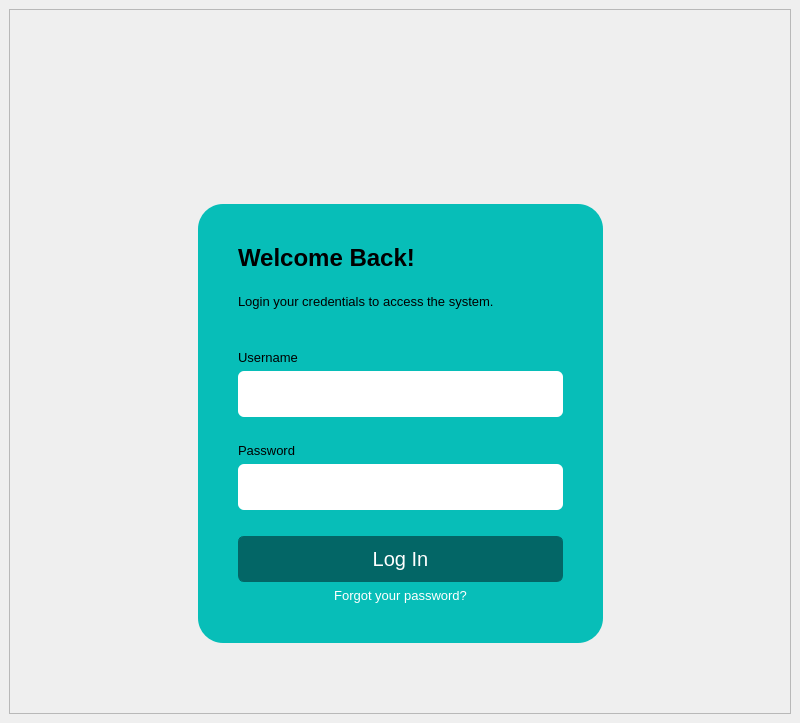
<?xml version="1.0" encoding="UTF-8"?>
<ui version="4.0">
 <class>MainWindow</class>
 <widget class="QMainWindow" name="MainWindow">
  <property name="geometry">
   <rect>
    <x>0</x>
    <y>0</y>
    <width>800</width>
    <height>723</height>
   </rect>
  </property>
  <property name="windowTitle">
   <string>MainWindow</string>
  </property>
  <widget class="QWidget" name="centralwidget">
   <layout class="QHBoxLayout" name="horizontalLayout">
    <item>
     <widget class="QFrame" name="frame">
      <property name="frameShape">
       <enum>QFrame::StyledPanel</enum>
      </property>
      <property name="frameShadow">
       <enum>QFrame::Raised</enum>
      </property>
      <layout class="QGridLayout" name="gridLayout_3">
       <item row="3" column="1">
        <spacer name="bottomSpacer">
         <property name="orientation">
          <enum>Qt::Vertical</enum>
         </property>
         <property name="sizeHint" stdset="0">
          <size>
           <width>20</width>
           <height>40</height>
          </size>
         </property>
        </spacer>
       </item>
       <item row="2" column="0">
        <spacer name="leftSpacer">
         <property name="orientation">
          <enum>Qt::Horizontal</enum>
         </property>
         <property name="sizeHint" stdset="0">
          <size>
           <width>40</width>
           <height>20</height>
          </size>
         </property>
        </spacer>
       </item>
       <item row="2" column="2">
        <spacer name="rightSpacer">
         <property name="orientation">
          <enum>Qt::Horizontal</enum>
         </property>
         <property name="sizeHint" stdset="0">
          <size>
           <width>40</width>
           <height>20</height>
          </size>
         </property>
        </spacer>
       </item>
       <item row="0" column="1">
        <spacer name="topSpacer">
         <property name="orientation">
          <enum>Qt::Vertical</enum>
         </property>
         <property name="sizeHint" stdset="0">
          <size>
           <width>20</width>
           <height>40</height>
          </size>
         </property>
        </spacer>
       </item>
       <item row="2" column="1">
        <widget class="QWidget" name="widget" native="true">
         <property name="sizePolicy">
          <sizepolicy hsizetype="Fixed" vsizetype="Fixed">
           <horstretch>0</horstretch>
           <verstretch>0</verstretch>
          </sizepolicy>
         </property>
         <layout class="QVBoxLayout" name="verticalLayout">
          <property name="leftMargin">
           <number>0</number>
          </property>
          <property name="topMargin">
           <number>0</number>
          </property>
          <property name="rightMargin">
           <number>0</number>
          </property>
          <property name="bottomMargin">
           <number>0</number>
          </property>
          <item>
           <widget class="QWidget" name="logoContainer" native="true">
            <layout class="QHBoxLayout" name="horizontalLayout_2">
             <item>
              <widget class="QLabel" name="logo">
               <property name="sizePolicy">
                <sizepolicy hsizetype="Fixed" vsizetype="Fixed">
                 <horstretch>0</horstretch>
                 <verstretch>0</verstretch>
                </sizepolicy>
               </property>
               <property name="minimumSize">
                <size>
                 <width>250</width>
                 <height>80</height>
                </size>
               </property>
               <property name="maximumSize">
                <size>
                 <width>250</width>
                 <height>80</height>
                </size>
               </property>
               <property name="text">
                <string/>
               </property>
               <property name="pixmap">
                <pixmap resource="../../assets/resourceFile.qrc">:/logos/Icons/logo1.png</pixmap>
               </property>
               <property name="scaledContents">
                <bool>true</bool>
               </property>
              </widget>
             </item>
            </layout>
           </widget>
          </item>
          <item>
           <spacer name="verticalSpacer_4">
            <property name="orientation">
             <enum>Qt::Vertical</enum>
            </property>
            <property name="sizeHint" stdset="0">
             <size>
              <width>20</width>
              <height>20</height>
             </size>
            </property>
           </spacer>
          </item>
          <item>
           <widget class="QWidget" name="loginForm" native="true">
            <property name="styleSheet">
             <string notr="true">QWidget {
    background-color: #07BEB8;
    border-radius: 25px;
}
</string>
            </property>
            <layout class="QVBoxLayout" name="verticalLayout_2">
             <property name="leftMargin">
              <number>40</number>
             </property>
             <property name="topMargin">
              <number>40</number>
             </property>
             <property name="rightMargin">
              <number>40</number>
             </property>
             <property name="bottomMargin">
              <number>40</number>
             </property>
             <item>
              <widget class="QLabel" name="welcomeLabel">
               <property name="font">
                <font>
                 <pointsize>18</pointsize>
                 <bold>true</bold>
                </font>
               </property>
               <property name="text">
                <string>Welcome Back!</string>
               </property>
              </widget>
             </item>
             <item>
              <widget class="QLabel" name="guideLabel">
               <property name="minimumSize">
                <size>
                 <width>325</width>
                 <height>46</height>
                </size>
               </property>
               <property name="font">
                <font>
                 <pointsize>10</pointsize>
                </font>
               </property>
               <property name="text">
                <string>Login your credentials to access the system.</string>
               </property>
               <property name="scaledContents">
                <bool>false</bool>
               </property>
               <property name="alignment">
                <set>Qt::AlignJustify|Qt::AlignVCenter</set>
               </property>
               <property name="wordWrap">
                <bool>true</bool>
               </property>
              </widget>
             </item>
             <item>
              <spacer name="verticalSpacer">
               <property name="orientation">
                <enum>Qt::Vertical</enum>
               </property>
               <property name="sizeHint" stdset="0">
                <size>
                 <width>20</width>
                 <height>20</height>
                </size>
               </property>
              </spacer>
             </item>
             <item>
              <widget class="QLabel" name="userNameLBL">
               <property name="font">
                <font>
                 <pointsize>10</pointsize>
                </font>
               </property>
               <property name="text">
                <string>Username</string>
               </property>
              </widget>
             </item>
             <item>
              <widget class="QLineEdit" name="userName">
               <property name="minimumSize">
                <size>
                 <width>325</width>
                 <height>46</height>
                </size>
               </property>
               <property name="maximumSize">
                <size>
                 <width>325</width>
                 <height>46</height>
                </size>
               </property>
               <property name="styleSheet">
                <string notr="true">QLineEdit {
    padding: 5px;
    border-radius: 6px;
    background-color: #FFFFFF;
    selection-background-color: darkgray;
}</string>
               </property>
              </widget>
             </item>
             <item>
              <spacer name="verticalSpacer_3">
               <property name="orientation">
                <enum>Qt::Vertical</enum>
               </property>
               <property name="sizeHint" stdset="0">
                <size>
                 <width>20</width>
                 <height>20</height>
                </size>
               </property>
              </spacer>
             </item>
             <item>
              <widget class="QLabel" name="passLBL">
               <property name="font">
                <font>
                 <pointsize>10</pointsize>
                </font>
               </property>
               <property name="text">
                <string>Password</string>
               </property>
              </widget>
             </item>
             <item>
              <widget class="QLineEdit" name="password">
               <property name="minimumSize">
                <size>
                 <width>325</width>
                 <height>46</height>
                </size>
               </property>
               <property name="maximumSize">
                <size>
                 <width>325</width>
                 <height>46</height>
                </size>
               </property>
               <property name="styleSheet">
                <string notr="true">QLineEdit {
    padding: 5px;
    border-radius: 6px;
    background-color: #FFFFFF;
    selection-background-color: darkgray;
}</string>
               </property>
              </widget>
             </item>
             <item>
              <spacer name="verticalSpacer_2">
               <property name="orientation">
                <enum>Qt::Vertical</enum>
               </property>
               <property name="sizeHint" stdset="0">
                <size>
                 <width>20</width>
                 <height>20</height>
                </size>
               </property>
              </spacer>
             </item>
             <item>
              <widget class="QPushButton" name="loginButton">
               <property name="minimumSize">
                <size>
                 <width>325</width>
                 <height>46</height>
                </size>
               </property>
               <property name="maximumSize">
                <size>
                 <width>325</width>
                 <height>46</height>
                </size>
               </property>
               <property name="font">
                <font>
                 <pointsize>-1</pointsize>
                </font>
               </property>
               <property name="styleSheet">
                <string notr="true">QPushButton {
    padding: 5px;
    border: 1px solid #036666;
    border-radius: 6px;
    background-color: #036666;
    color: white;
    font-size: 20px
}
QPushButton:hover {
    background-color: #049393;
}
QPushButton:pressed {
    background-color: #024c4c;
}</string>
               </property>
               <property name="text">
                <string>Log In</string>
               </property>
              </widget>
             </item>
             <item>
              <widget class="QPushButton" name="forgotButton">
               <property name="font">
                <font>
                 <pointsize>10</pointsize>
                </font>
               </property>
               <property name="styleSheet">
                <string notr="true">QPushButton {
    background-color: transparent;
    border: none;
    color: white;
    padding: 0;
}

QPushButton:hover {
    text-decoration: underline; /* Underline text on hover */
}

QPushButton:pressed {
    color: #265C42; /* Change text color when pressed */
}
</string>
               </property>
               <property name="text">
                <string>Forgot your password?</string>
               </property>
              </widget>
             </item>
            </layout>
           </widget>
          </item>
         </layout>
        </widget>
       </item>
      </layout>
     </widget>
    </item>
   </layout>
  </widget>
 </widget>
 <resources>
  <include location="../../assets/resourceFile.qrc"/>
 </resources>
 <connections/>
</ui>
